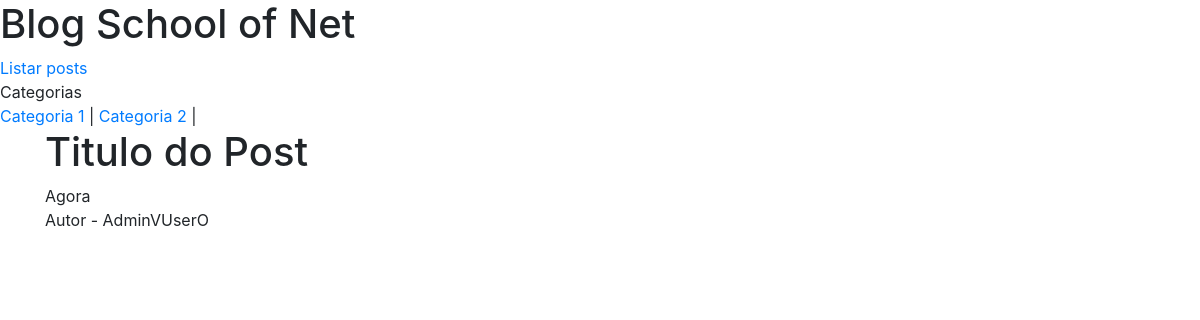
/posts/1, run on the app's committed database.
### my_app/models.py (models this page shows, shortened)
class Category(models.Model):
    name = models.CharField(max_length=255)
    description = models.TextField(null=True, blank=True)
    class Meta:
        verbose_name = 'Categoria'

class Post(models.Model):
    title = models.CharField(max_length=255, verbose_name='Título')
    subtitle = models.CharField(max_length=255, null=True, blank=True, verbose_name='Subtítulo')
    content = models.TextField(verbose_name='Corpo do Artigo')
    user = models.ForeignKey(User, on_delete=models.PROTECT, verbose_name='Autor')
    categories = models.ManyToManyField(Category)
    class Meta:
        verbose_name = 'Artigo'

### my_app/views.py (the view)
# urls.py: path('posts/<int:post_id>', views.post_show, name='post_show')
def post_show(request, post_id):
    post = Post.objects.get(id=post_id)
    categories = Category.objects.all()
    return render(request, 'post_show.html', {
        'post': post,
        'categories': categories
    })

### templates/post_show.html
{% extends "layout.html" %}
{% block content %}
    <div class="container">
        <article>
            <h1>{{ post.title}}</h1>
            {{ post.content }}
            <p>Autor - {{ post.user.first_name | add:post.user.last_name }}</p>
        </article>
    </div>
{% endblock %}

### templates/layout.html (shortened to what this page needs)
<!DOCTYPE html>
<html lang="pt-br">
<head>
    <link rel="stylesheet" href="https://maxcdn.bootstrapcdn.com/bootstrap/4.0.0/css/bootstrap.min.css">
</head>
<body>
    <h1>Blog School of Net</h1>
    <nav>
        <a href="{% url 'post_list' %}">Listar posts</a>
    </nav>
    Categorias
    <nav>
        {% for category in categories %}
            <a href="{% url 'post_list' %}?category_id={{ category.id }}">{{ category.name }}</a> |
        {% endfor %}
    </nav>
    {% block content %} {% endblock %}
</body>
</html>

### data on the page
Category: name "Categoria 1"
Category: name "Categoria 2"
Post: title "Titulo do Post", content "Agora", user.first_name|add "AdminVUserO"
